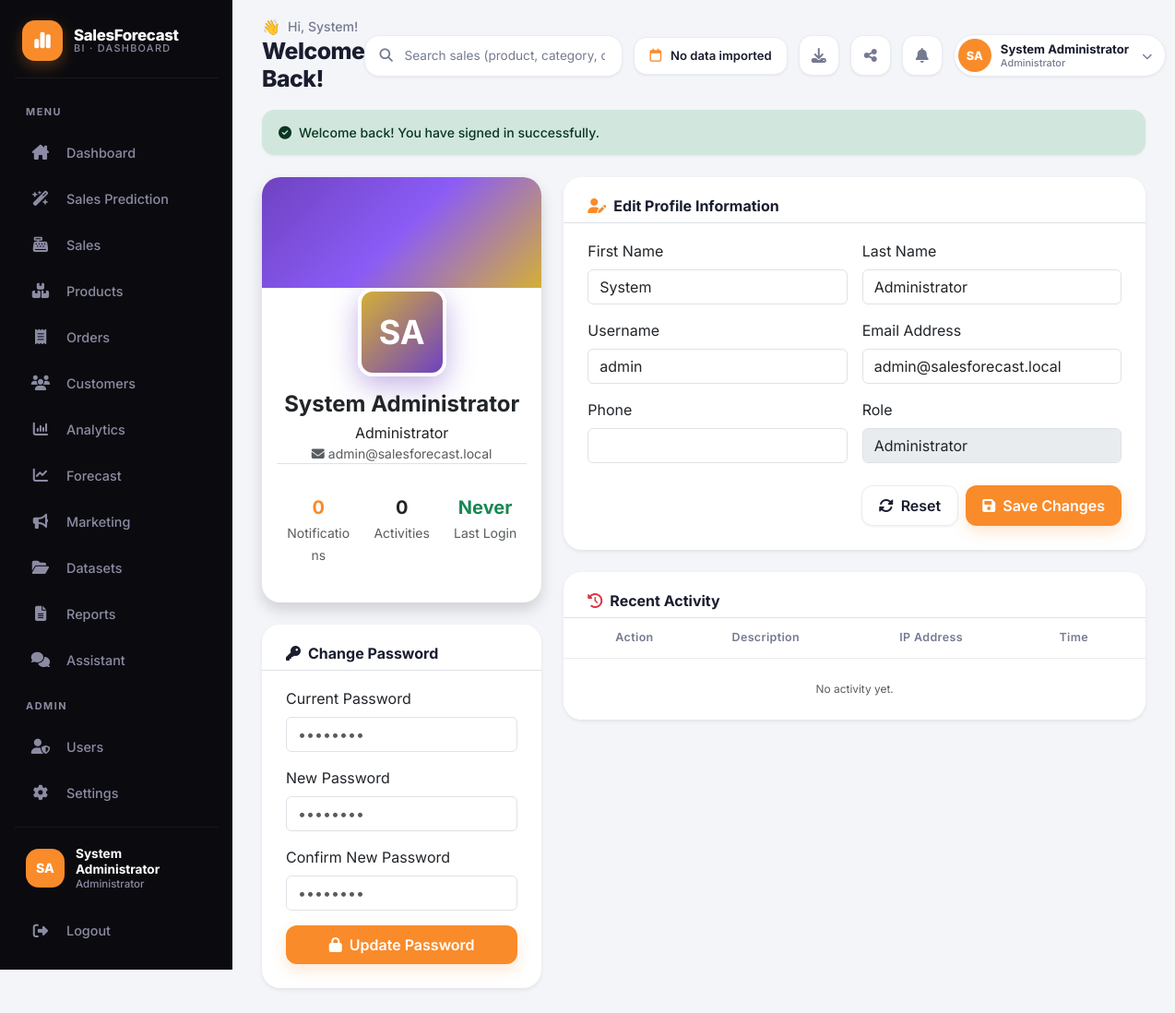
/public/profile.php (signed in), run on the app's committed database.
### tables this page shows
CREATE TABLE IF NOT EXISTS users (
    id INT PRIMARY KEY AUTO_INCREMENT,
    username VARCHAR(50) UNIQUE NOT NULL,
    email VARCHAR(100) UNIQUE NOT NULL,
    password VARCHAR(255) NOT NULL,
    first_name VARCHAR(100) NOT NULL,
    last_name VARCHAR(100) NOT NULL,
    phone VARCHAR(20),
    avatar VARCHAR(255),
    role_id INT NOT NULL,
    status ENUM('active','inactive','suspended') DEFAULT 'active',
    remember_token VARCHAR(255),
    reset_token VARCHAR(255),
    reset_expires DATETIME,
    last_login DATETIME,
    created_at TIMESTAMP DEFAULT CURRENT_TIMESTAMP,
    updated_at TIMESTAMP DEFAULT CURRENT_TIMESTAMP ON UPDATE CURRENT_TIMESTAMP,
    FOREIGN KEY (role_id) REFERENCES roles(id) ON DELETE CASCADE
);

CREATE TABLE IF NOT EXISTS roles (
    id INT PRIMARY KEY AUTO_INCREMENT,
    name VARCHAR(50) UNIQUE NOT NULL,
    description TEXT,
    permissions TEXT,
    created_at TIMESTAMP DEFAULT CURRENT_TIMESTAMP,
    updated_at TIMESTAMP DEFAULT CURRENT_TIMESTAMP ON UPDATE CURRENT_TIMESTAMP
);

### public/profile.php (the view, shortened to what the rows shown need)
<?php
$user = auth()->user();
$userId = (int)Session::userId();
$alModel = new ActivityLog();
$activities = $alModel->byUser($userId, 15);
include dirname(__FILE__, 2) . '/app/views/partials/header.php';
$initials = strtoupper(substr($user['first_name'] ?? 'U', 0, 1) . substr($user['last_name'] ?? '', 0, 1));
?>
<div class="fade-in">
    <div class="row g-4">
        <div class="col-xl-4">
            <div class="card mb-4 text-center overflow-hidden border-0 shadow">
                <div class="card-body pt-0 px-4 pb-4">
                    <div class="mx-auto mb-3 mt-n5 rounded-4 d-flex align-items-center justify-content-center text-white fw-bold border border-white" style="width:96px;height:96px;background:linear-gradient(135deg,#d4af37,#6f42c1);font-size:2.25rem;box-shadow:0 10px 30px rgba(111,66,193,0.4);border-width:4px !important;"><?= $initials ?></div>
                    <h4 class="fw-bold mb-1"><?= e($user['first_name'].' '.$user['last_name']) ?></h4>
                    <span class="tag tag-primary mb-2"><?= e($user['role_name'] ?? 'User') ?></span>
                    <p class="text-muted small mb-3"><i class="fas fa-envelope me-1"></i><?= e($user['email']) ?></p>
                    <div class="row g-3 text-center py-3 border-top">
                        <div class="col-4"><div class="fw-bold text-primary fs-5"><?= format_number($notifCount) ?></div><small class="text-muted">Notifications</small></div>
                        <div class="col-4"><div class="fw-bold text-accent fs-5"><?= format_number(count($activities)) ?></div><small class="text-muted">Activities</small></div>
                        <div class="col-4"><div class="fw-bold text-success fs-5"><?= $user['last_login']?format_date($user['last_login'],'M d'):'Never' ?></div><small class="text-muted">Last Login</small></div>
                    </div>
                </div>
            </div>
        </div>
        <div class="col-xl-8">
            <div class="card border-0 shadow-sm mb-4">
                <div class="card-body">
                    <form id="profileForm" onsubmit="updateProfile(event)">
                        <div class="row g-3">
                            <div class="col-md-6"><label class="form-label">First Name</label><input type="text" name="first_name" class="form-control" value="<?= e($user['first_name']) ?>" required></div>
                            <div class="col-md-6"><label class="form-label">Last Name</label><input type="text" name="last_name" class="form-control" value="<?= e($user['last_name']) ?>" required></div>
                            <div class="col-md-6"><label class="form-label">Username</label><input type="text" name="username" class="form-control" value="<?= e($user['username']) ?>" required></div>
                            <div class="col-md-6"><label class="form-label">Email Address</label><input type="email" name="email" class="form-control" value="<?= e($user['email']) ?>" required></div>
                            <div class="col-md-6"><label class="form-label">Role</label><input type="text" class="form-control" value="<?= e($user['role_name'] ?? 'User') ?>" disabled></div>
                        </div>
                    </form>
                </div>
            </div>
            <div class="card border-0 shadow-sm">
                <div class="card-body p-0">
                    <div class="table-responsive" style="max-height:400px;overflow-y:auto;">
                        <table class="table mb-0 align-middle">
                            <thead class="sticky-top bg-white"><tr><th style="width:40px;"></th><th>Action</th><th>Description</th><th>IP Address</th><th>Time</th></tr></thead>
                        </table>
                    </div>
                </div>
            </div>
        </div>
    </div>
</div>
<?php include dirname(__FILE__, 2) . '/app/views/partials/footer.php'; ?>

### app/views/partials/header.php (shortened to what the rows shown need)
<!DOCTYPE html>
<html lang="en">
<head>
    <link href="https://cdn.jsdelivr.net/npm/bootstrap@5.3.0/dist/css/bootstrap.min.css" rel="stylesheet">
    <link href="https://cdnjs.cloudflare.com/ajax/libs/font-awesome/6.4.0/css/all.min.css" rel="stylesheet">
</head>
<body>
<div class="wrapper">
    <aside class="sidebar" id="sidebar">
        <?php
            $user = auth()->user();
            $uAvatar = strtoupper(substr($user['first_name'] ?? 'A', 0, 1) . substr($user['last_name'] ?? 'R', 0, 1));
            $uFull = e(($user['first_name'] ?? 'Abdur') . ' ' . ($user['last_name'] ?? 'Rais'));
            $uRole = e($user['role_name'] ?? \Session::userRole() ?? 'Administrator');
        ?>
        <div class="sidebar-bottom">
            <div class="sidebar-user">
                <div class="avatar-xl"><?= $uAvatar ?></div>
                <div class="sidebar-user-text">
                    <span class="uname"><?= $uFull ?></span>
                    <span class="urole"><?= $uRole ?></span>
                </div>
            </div>
        </div>
    </aside>
    <main class="main">
        <div class="topbar">
            <div class="welcome-area">
                <div class="welcome-text">
                    <h6><span class="wave">👋</span> Hi, <?= e($user['first_name'] ?? 'Abdur Rais') ?>!</h6>
                    <h2>Welcome Back!</h2>
                </div>
            </div>
            <div class="topbar-right">
                <div class="dropdown">
                    <div class="user-chip" role="button" data-bs-toggle="dropdown" aria-expanded="false">
                        <div class="avatar-mini"><?= $uAvatar ?></div>
                        <div class="user-chip-text d-none d-md-flex">
                            <span class="uname"><?= $uFull ?></span>
                            <span class="urole"><?= $uRole ?></span>
                        </div>
                        <i class="fas fa-chevron-down caret"></i>
                    </div>
                </div>
            </div>
        </div>
        <div class="content">

### data on the page
users: uAvatar "SA", uFull "System Administrator", role.name "Administrator", first_name "System", initials "SA", first_name+last_name "System Administrator", email "admin@salesforecast.local", last_name "Administrator", username "admin"

### other printed values
$it['label'] "Dashboard"
$it['label'] "Sales Prediction"
$it['label'] "Sales"
$it['label'] "Products"
$it['label'] "Orders"
$it['label'] "Customers"
$it['label'] "Analytics"
$it['label'] "Forecast"
$it['label'] "Marketing"
$it['label'] "Datasets"
$it['label'] "Reports"
$it['label'] "Assistant"
$it['label'] "Users"
$it['label'] "Settings"
$it['label'] "Logout"
